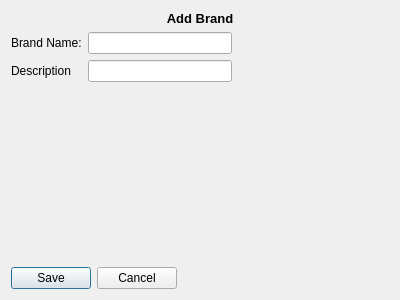
<?xml version="1.0" encoding="UTF-8"?>
<ui version="4.0">
 <class>AddBrands</class>
 <widget class="QWidget" name="AddBrands">
  <property name="geometry">
   <rect>
    <x>0</x>
    <y>0</y>
    <width>400</width>
    <height>300</height>
   </rect>
  </property>
  <property name="windowTitle">
   <string>Form</string>
  </property>
  <layout class="QGridLayout" name="gridLayout">
   <item row="0" column="0" colspan="3">
    <widget class="QLabel" name="titleLabel">
     <property name="sizePolicy">
      <sizepolicy hsizetype="Preferred" vsizetype="Fixed">
       <horstretch>0</horstretch>
       <verstretch>0</verstretch>
      </sizepolicy>
     </property>
     <property name="font">
      <font>
       <pointsize>10</pointsize>
       <weight>75</weight>
       <bold>true</bold>
      </font>
     </property>
     <property name="text">
      <string>Add Brand</string>
     </property>
     <property name="alignment">
      <set>Qt::AlignCenter</set>
     </property>
    </widget>
   </item>
   <item row="1" column="0">
    <widget class="QLabel" name="label">
     <property name="text">
      <string>Brand Name:</string>
     </property>
    </widget>
   </item>
   <item row="1" column="1">
    <widget class="QLineEdit" name="nameLineEdit"/>
   </item>
   <item row="1" column="2">
    <spacer name="horizontalSpacer">
     <property name="orientation">
      <enum>Qt::Horizontal</enum>
     </property>
     <property name="sizeHint" stdset="0">
      <size>
       <width>151</width>
       <height>20</height>
      </size>
     </property>
    </spacer>
   </item>
   <item row="2" column="0">
    <widget class="QLabel" name="noOfColumnsLabel">
     <property name="text">
      <string>Description</string>
     </property>
    </widget>
   </item>
   <item row="2" column="1">
    <widget class="QLineEdit" name="descEdit"/>
   </item>
   <item row="3" column="0">
    <spacer name="verticalSpacer">
     <property name="orientation">
      <enum>Qt::Vertical</enum>
     </property>
     <property name="sizeHint" stdset="0">
      <size>
       <width>20</width>
       <height>173</height>
      </size>
     </property>
    </spacer>
   </item>
   <item row="4" column="0" colspan="2">
    <widget class="QDialogButtonBox" name="buttonBox">
     <property name="sizePolicy">
      <sizepolicy hsizetype="Fixed" vsizetype="Fixed">
       <horstretch>0</horstretch>
       <verstretch>0</verstretch>
      </sizepolicy>
     </property>
     <property name="standardButtons">
      <set>QDialogButtonBox::Cancel|QDialogButtonBox::Save</set>
     </property>
    </widget>
   </item>
  </layout>
 </widget>
 <resources/>
 <connections/>
</ui>
